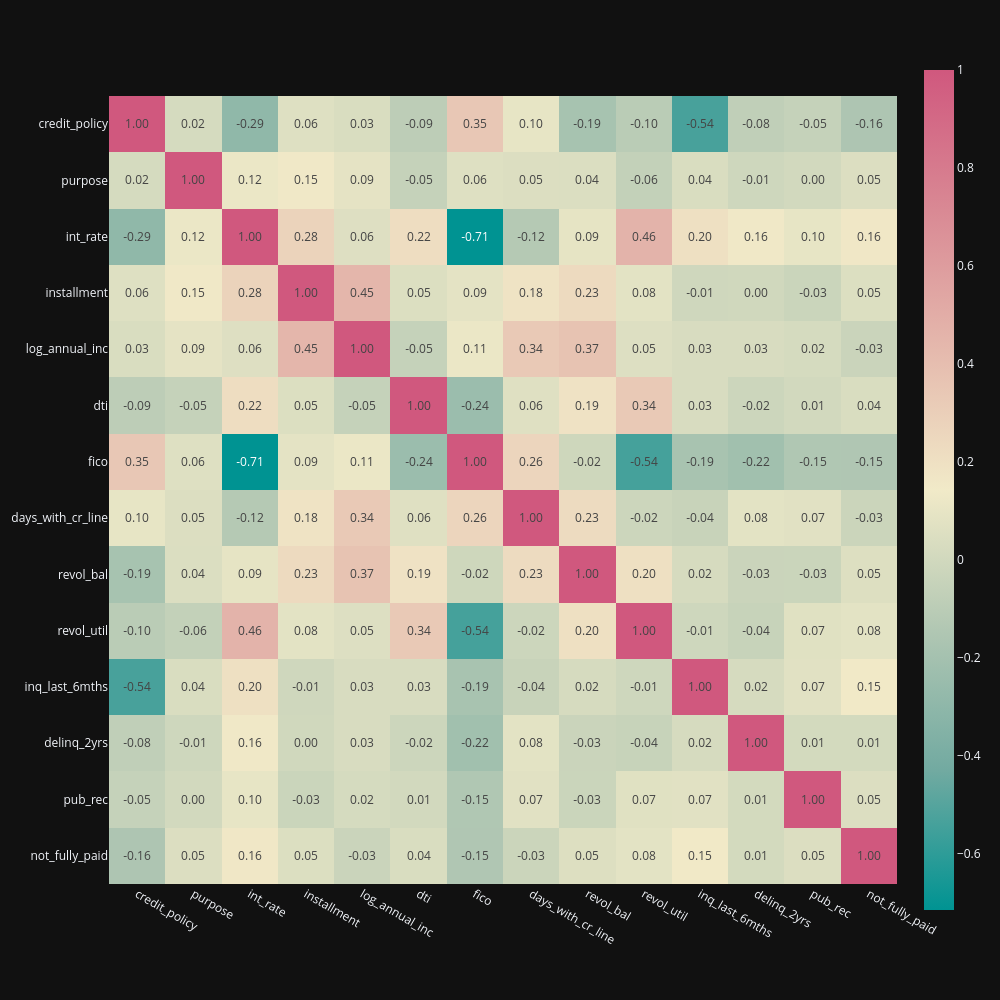

Here is the notebook cell this chart was saved with:
### Markdown cell above
## Question 3.     Additional Feature Engineering

    * You will check the correlation between features and will drop those features which have a strong correlation

    * This will help reduce the number of features and will leave you with the most relevant features

### Code cell
px.imshow(df.corr(),
          text_auto = '.2f',
          height = 1000,
          width = 1000,
          template = 'plotly_dark',
          color_continuous_scale='tealrose')

### Figure 1 — Plotly figure (JSON) as saved in the notebook; plotly's stock layout.template omitted (floating-point values rounded to 4 significant figures; data arrays with more than 128 entries replaced by an {"elided": "..."} marker saying what was removed)
{"data": [{"coloraxis": "coloraxis", "hovertemplate": "x: %{x}<br>y: %{y}<br>color: %{z}<extra></extra>", "name": "0", "texttemplate": "%{z:.2f}", "type": "heatmap", "x": ["credit_policy", "purpose", "int_rate", "installment", "log_annual_inc", "dti", "fico", "days_with_cr_line", "revol_bal", "revol_util", "inq_last_6mths", "delinq_2yrs", "pub_rec", "not_fully_paid"], "xaxis": "x", "y": ["credit_policy", "purpose", "int_rate", "installment", "log_annual_inc", "dti", "fico", "days_with_cr_line", "revol_bal", "revol_util", "inq_last_6mths", "delinq_2yrs", "pub_rec", "not_fully_paid"], "yaxis": "y", "z": {"elided": "14x14 float values"}}], "layout": {"coloraxis": {"colorscale": [[0, "rgb(0, 147, 146)"], [0.1667, "rgb(114, 170, 161)"], [0.3333, "rgb(177, 199, 179)"], [0.5, "rgb(241, 234, 200)"], [0.6667, "rgb(229, 185, 173)"], [0.8333, "rgb(217, 137, 148)"], [1, "rgb(208, 88, 126)"]]}, "height": 1000, "margin": {"t": 60}, "width": 1000, "xaxis": {"anchor": "y", "constrain": "domain", "domain": [0, 1], "scaleanchor": "y"}, "yaxis": {"anchor": "x", "autorange": "reversed", "constrain": "domain", "domain": [0, 1]}}}
